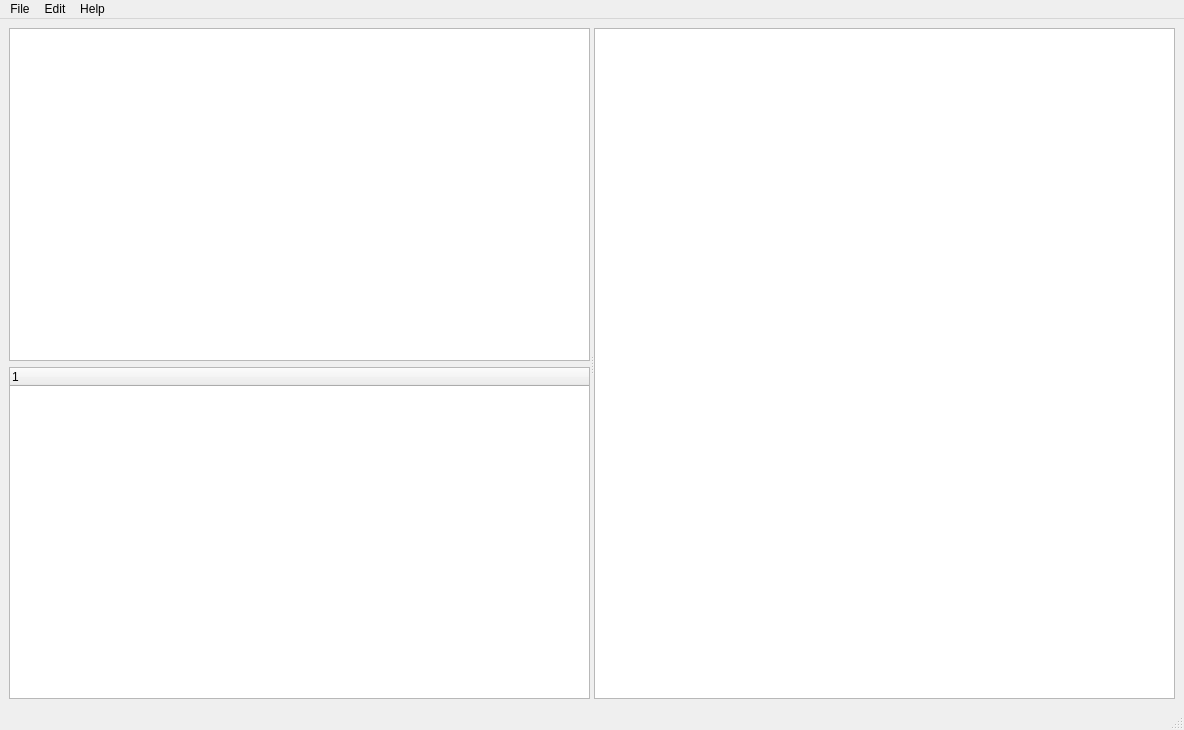
<?xml version="1.0" encoding="UTF-8"?>
<ui version="4.0">
 <class>MainWindow</class>
 <widget class="QMainWindow" name="MainWindow">
  <property name="geometry">
   <rect>
    <x>0</x>
    <y>0</y>
    <width>1184</width>
    <height>730</height>
   </rect>
  </property>
  <property name="windowTitle">
   <string>MainWindow</string>
  </property>
  <widget class="QWidget" name="centralwidget">
   <layout class="QVBoxLayout" name="verticalLayout_3">
    <item>
     <widget class="QSplitter" name="mainSplitter">
      <property name="orientation">
       <enum>Qt::Orientation::Horizontal</enum>
      </property>
      <widget class="QWidget" name="verticalLayoutWidget">
       <layout class="QVBoxLayout" name="leftMainContainer">
        <item>
         <widget class="QListWidget" name="playlistList"/>
        </item>
        <item>
         <widget class="QTreeWidget" name="fileExplorer">
          <column>
           <property name="text">
            <string notr="true">1</string>
           </property>
          </column>
         </widget>
        </item>
       </layout>
      </widget>
      <widget class="QWidget" name="verticalLayoutWidget_2">
       <layout class="QVBoxLayout" name="rightMainContainer">
        <item>
         <widget class="QTreeView" name="songViewer"/>
        </item>
       </layout>
      </widget>
     </widget>
    </item>
   </layout>
  </widget>
  <widget class="QMenuBar" name="menubar">
   <property name="geometry">
    <rect>
     <x>0</x>
     <y>0</y>
     <width>1184</width>
     <height>22</height>
    </rect>
   </property>
   <widget class="QMenu" name="menuFile">
    <property name="title">
     <string>File</string>
    </property>
    <addaction name="actionOpen"/>
   </widget>
   <widget class="QMenu" name="menuEdit">
    <property name="title">
     <string>Edit</string>
    </property>
   </widget>
   <widget class="QMenu" name="menuHelp">
    <property name="title">
     <string>Help</string>
    </property>
    <addaction name="actionAbout_Qt"/>
   </widget>
   <addaction name="menuFile"/>
   <addaction name="menuEdit"/>
   <addaction name="menuHelp"/>
  </widget>
  <widget class="QStatusBar" name="statusbar"/>
  <action name="actionOpen">
   <property name="text">
    <string>Open</string>
   </property>
  </action>
  <action name="actionAbout_Qt">
   <property name="text">
    <string>About Qt</string>
   </property>
  </action>
 </widget>
 <resources/>
 <connections/>
</ui>
